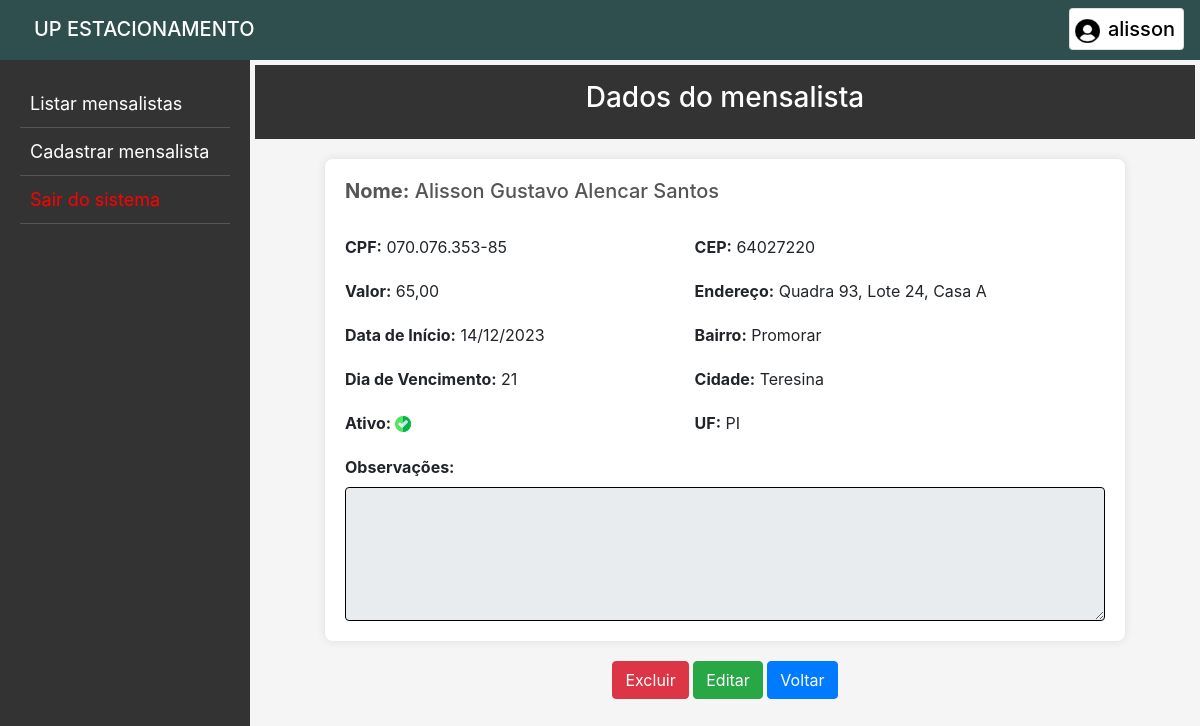
Before: /mensalista/24 (signed in) with the older database file.
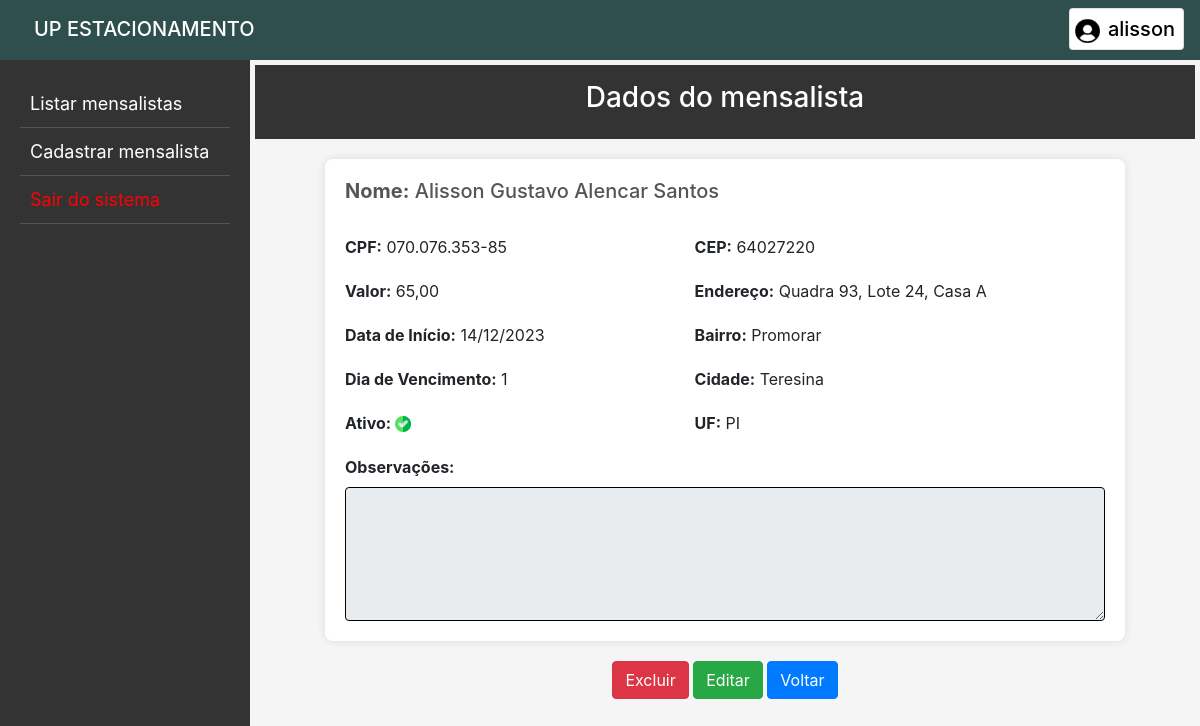
After: the same page with the newer database file.
### app_estacionamento/models.py (models this page shows, shortened)
class Mensalista(models.Model):
    id = models.AutoField(primary_key=True)
    situacao = models.BooleanField('Ativo', default=True)
    nome = models.CharField('Nome *', max_length=50)
    cpf = models.CharField('CPF *', max_length=14)
    valor = models.DecimalField('Valor *', max_digits=8, decimal_places=2)
    data_inicial = models.DateField('Data de início *')
    dia_vencimento = models.IntegerField('Dia de vencimento *')
    cep = models.CharField('CEP', max_length=9, blank=True)
    endereco = models.CharField('Endereço', max_length=255)
    bairro = models.CharField('Bairro', max_length=255)
    cidade = models.CharField('Cidade', max_length=255)
    uf = models.CharField('UF', max_length=2)
    obs = models.TextField('Observações', max_length=500, blank=True)

### app_estacionamento/views.py (the view)
# urls.py: path('mensalista/<int:pk>', views.mensalista, name='mensalista'),
@login_required(login_url="login/")
def mensalista(request, pk):
    men = get_object_or_404(Mensalista, id=pk)
    conteudo = {"mensalista": men}
    return render(request, "mensalista.html", conteudo)

### app_estacionamento/templates/mensalista.html (shortened to what this page needs)
{% extends 'base.html' %}
{% block inicio %}
<header>
    <h3>Dados do mensalista</h3>
</header>
<main>
    <h5><strong>Nome:</strong> {{mensalista.nome|title}}</h5>
    <br>
    <div class="info">
        <div>
            <p><strong>CPF:</strong> {{mensalista.cpf}}</p>
            <p><strong>Valor:</strong> {{mensalista.valor}}</p>
            <p><strong>Data de Início:</strong> {{mensalista.data_inicial|date:"d/m/Y" }}</p>
            <p><strong>Dia de Vencimento:</strong> {{mensalista.dia_vencimento}}</p>
            <p><strong>Ativo: </strong>
            {% if mensalista.situacao == True %}
                <img src="../static/img/true.png" alt="">
            {% else %}
                <img src="../static/img/false.png" alt="">
            {% endif %}</p>
        </div>
        <div>
            <p><strong>CEP:</strong> {{mensalista.cep}}</p>
            <p><strong>Endereço:</strong> {{mensalista.endereco|title}}</p>
            <p><strong>Bairro:</strong> {{mensalista.bairro|title}}</p>
            <p><strong>Cidade:</strong> {{mensalista.cidade|title}}</p>
            <p><strong>UF:</strong> {{mensalista.uf|upper}}</p>
        </div>
    </div>
    <label for="id_obs"><strong>Observações:</strong></label>
    <textarea class="form-control" name="obs" id="id_obs" cols="30" rows="5" disabled>{{mensalista.obs|capfirst}}</textarea>
</main>
<center>
    <a href="{% url 'excluir' mensalista.id %}" class="btn btn-danger"
        onclick="return confirm('Deseja excluir PERMANENTEMENTE o(a) mensalista {{mensalista.nome|title}}?')">Excluir</a>
    <a href="{% url 'atualizar_mensalista' mensalista.id %}" class="btn btn-success">Editar</a>
    <a href="{% url 'index' %}" class="btn btn-primary">Voltar</a>
</center>
<br><br><br>
{% endblock %}

Changed rows visible on the page:
changed Mensalista "Alisson Gustavo Alencar Santos": dia_vencimento "21" → "1"
